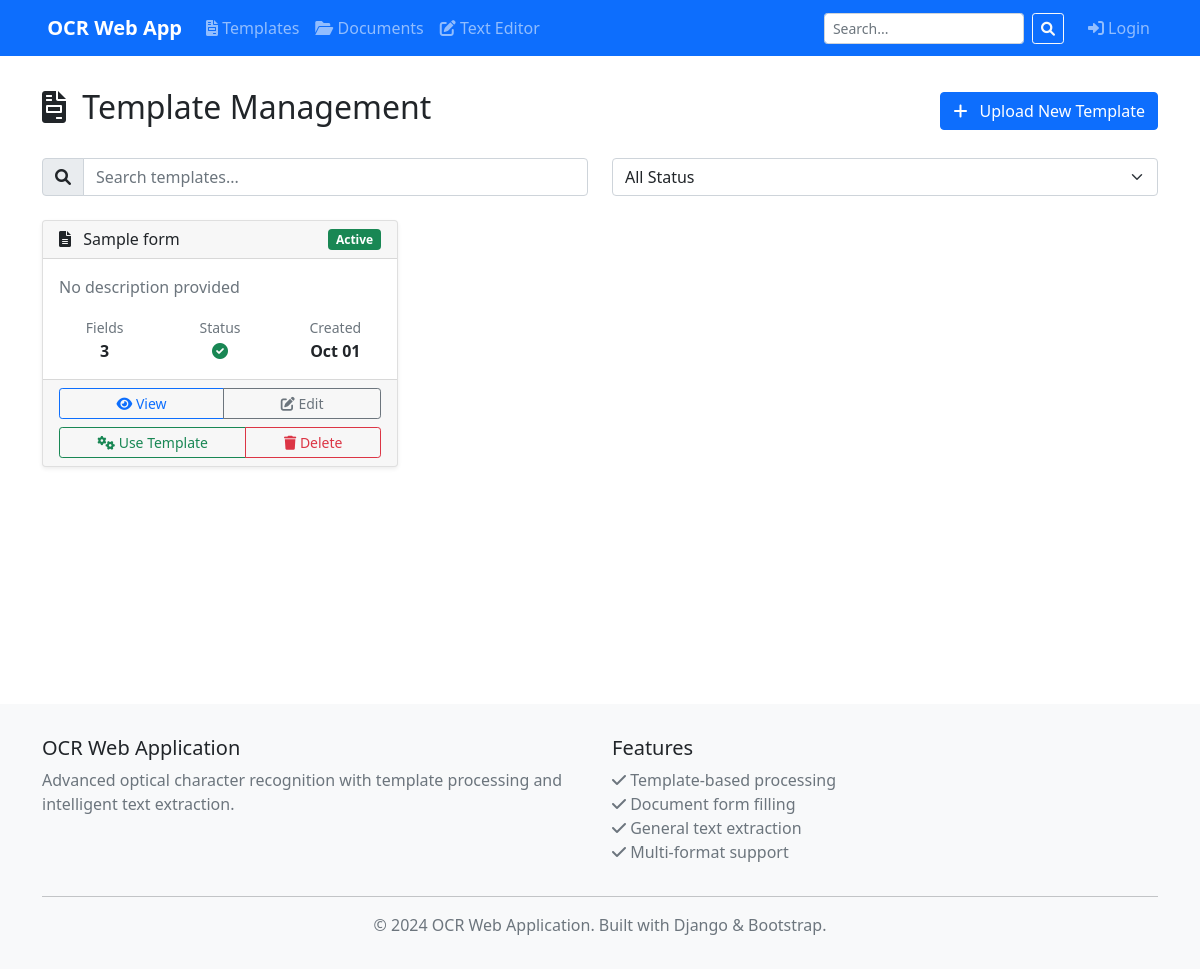
The page /templates/ on the database as committed earlier.
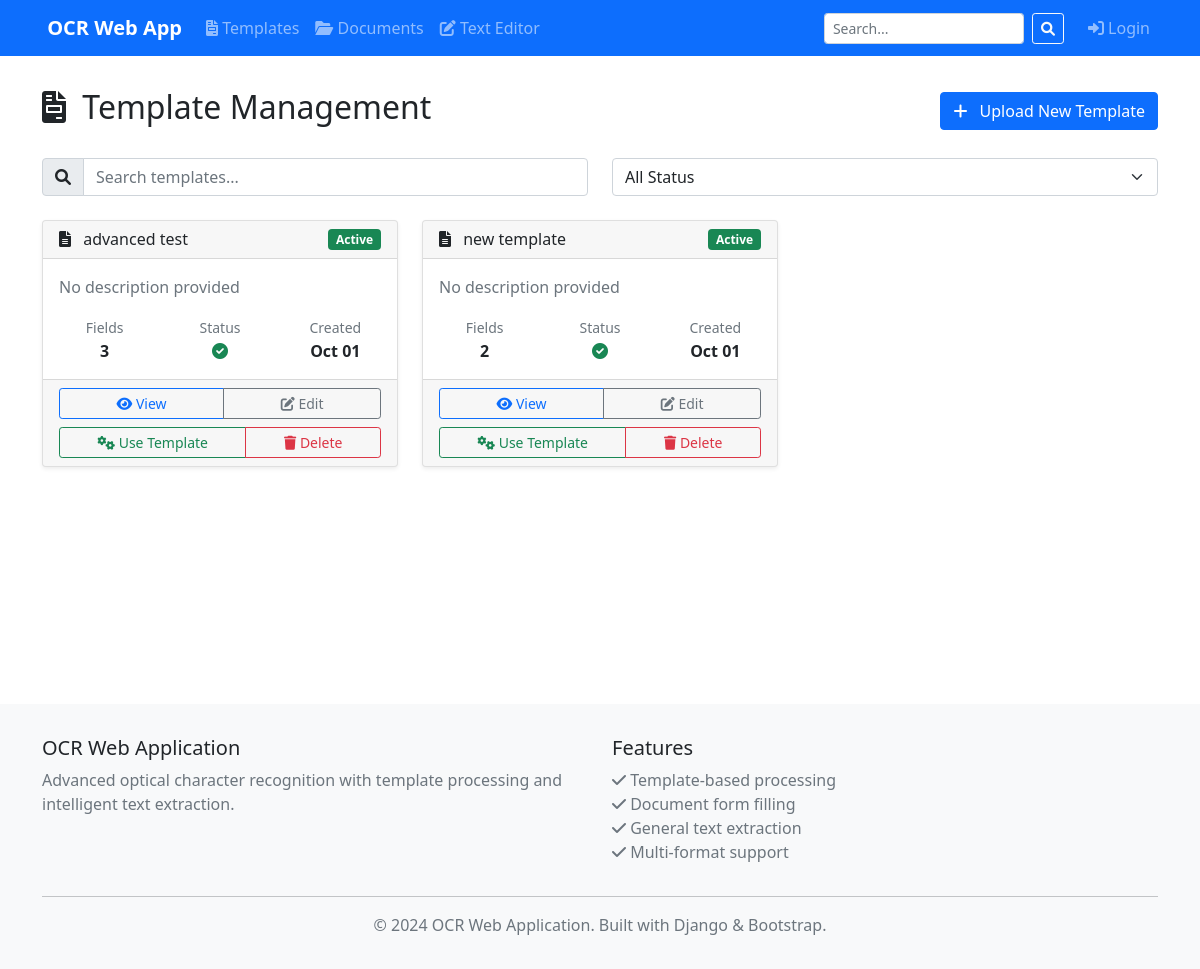
The same page on the database as committed later.
### templates/models.py (models this page shows, shortened)
class Template(models.Model):
    name = models.CharField(max_length=255, help_text="Name of the template")
    description = models.TextField(blank=True, null=True, help_text="Description of what this template is for")
    file_data = models.BinaryField(null=True, blank=True, help_text="Original template file data (stored in DB)")
    file_name = models.CharField(max_length=255, null=True, blank=True, help_text="Original filename")
    file_type = models.CharField(max_length=50, null=True, blank=True, help_text="File MIME type")
    file_size = models.IntegerField(null=True, blank=True, help_text="File size in bytes")
    excel_template_data = models.BinaryField(null=True, blank=True, help_text="Generated Excel template (stored in DB)")
    excel_template_name = models.CharField(max_length=255, null=True, blank=True, help_text="Excel template filename")
    visualization_data = models.BinaryField(null=True, blank=True, help_text="Detection visualization image (stored in DB)")
    visualization_name = models.CharField(max_length=255, null=True, blank=True, help_text="Visualization filename")
    file = models.FileField(upload_to='templates/', blank=True, null=True, help_text="Original template file (PDF/image) - deprecated")
    structure = models.JSONField(
        default=dict,
        help_text="JSON structure containing field names, positions, and coordinates"
    )
    created_by = models.ForeignKey(User, on_delete=models.CASCADE, null=True, blank=True)
    created_at = models.DateTimeField(auto_now_add=True)
    updated_at = models.DateTimeField(auto_now=True)
    is_active = models.BooleanField(default=True)
    PROCESSING_STATUS_CHOICES = [
        ('pending', 'Pending Processing'),
        ('processing', 'Processing'),
        ('completed', 'Processing Complete'),
        ('failed', 'Processing Failed'),
    ]
    processing_status = models.CharField(
        max_length=20,
        choices=PROCESSING_STATUS_CHOICES,
        default='pending'
    )
    class Meta:
        ordering = ['-created_at']
        verbose_name = "Template"
        verbose_name_plural = "Templates"
    @property
    def field_count(self):
        if not self.structure:
            return 0
        if 'headers' in self.structure:
            headers = self.structure['headers']
            if isinstance(headers, (list, dict)):
                return len(headers)
        if 'field_names' in self.structure:
            return len(self.structure['field_names'])
        if 'fields' in self.structure:
            fields = self.structure['fields']
            if isinstance(fields, (list, dict)):
                return len(fields)
        return 0

### templates/views.py (the view)
# urls.py: path('templates/', views.template_list, name='template_list'),
def template_list(request):
    templates = Template.objects.filter(is_active=True)
    return render(request, 'templates/template_list.html', {'templates': templates})

### templates/templates/template_list.html (shortened to what the changed rows need)
{% extends 'base/base.html' %}
{% block content %}
<div class="row">
    <div class="col-12">
        <div class="d-flex justify-content-between align-items-center mb-4">
            <h2>
                <i class="fas fa-file-invoice me-2"></i>
                Template Management
            </h2>
        </div>
    </div>
</div>
{% if templates %}
<div class="row" id="templatesGrid">
    {% for template in templates %}
    <div class="col-md-6 col-lg-4 mb-4 template-card" data-status="{{ template.processing_status }}">
        <div class="card h-100 shadow-sm">
            <div class="card-header d-flex justify-content-between align-items-center">
                <h6 class="mb-0">
                    <i class="fas fa-file-alt me-2"></i>
                    {{ template.name }}
                </h6>
                <span class="badge bg-{% if template.is_active %}success{% else %}secondary{% endif %}">
                    {% if template.is_active %}Active{% else %}Inactive{% endif %}
                </span>
            </div>
            <div class="card-body">
                <p class="card-text text-muted">
                    {{ template.description|default:"No description provided"|truncatechars:100 }}
                </p>
                <div class="row text-center">
                    <div class="col-4">
                        <small class="text-muted">Fields</small>
                        <div class="fw-bold">{{ template.field_count }}</div>
                    </div>
                    <div class="col-4">
                        <small class="text-muted">Status</small>
                        <div class="fw-bold">
                            {% if template.processing_status == 'completed' %}
                                <i class="fas fa-check-circle text-success"></i>
                            {% elif template.processing_status == 'processing' %}
                                <i class="fas fa-spinner fa-spin text-primary"></i>
                            {% elif template.processing_status == 'failed' %}
                                <i class="fas fa-exclamation-circle text-danger"></i>
                            {% else %}
                                <i class="fas fa-clock text-warning"></i>
                            {% endif %}
                        </div>
                    </div>
                    <div class="col-4">
                        <small class="text-muted">Created</small>
                        <div class="fw-bold">{{ template.created_at|date:"M d" }}</div>
                    </div>
                </div>
            </div>
            <div class="card-footer">
                <div class="d-grid gap-2">
                    <div class="btn-group" role="group">
                        <button type="button" class="btn btn-outline-primary btn-sm"
                                data-template-id="{{ template.id }}"
                                data-template-name="{{ template.name }}"
                                data-template-description="{{ template.description|default:'No description provided' }}"
                                data-template-fields="{{ template.field_count }}"
                                data-template-status="{{ template.processing_status }}"
                                data-template-created="{{ template.created_at|date:'M d, Y' }}"
                                data-template-active="{{ template.is_active|yesno:'true,false' }}"
                                data-template-file="{{ template.file.url }}"
                                onclick="showTemplatePreview(this)">
                            <i class="fas fa-eye"></i>
                            View
                        </button>
                        <a href="{% url 'templates:template_edit' template.id %}" class="btn btn-outline-secondary btn-sm">
                            <i class="fas fa-edit"></i>
                            Edit
                        </a>
                    </div>
                    <div class="btn-group" role="group">
                        <a href="{% url 'templates:process_template' template.id %}" class="btn btn-outline-success btn-sm">
                            <i class="fas fa-cogs"></i>
                            Use Template
                        </a>
                        <button type="button" class="btn btn-outline-danger btn-sm"
                                data-template-id="{{ template.id }}"
                                data-template-name="{{ template.name }}"
                                onclick="confirmDeleteTemplate(this)">
                            <i class="fas fa-trash"></i>
                            Delete
                        </button>
                    </div>
                </div>
            </div>
        </div>
    </div>
    {% endfor %}
</div>
{% endif %}
{% endblock %}

Rows that differ between the two databases and show on the page:
removed Template: name "Sample form", is_active "Active", description "No description provided", field_count "3", processing_status "completed" (drawn), created_at "Oct 01"
added Template: name "advanced test", is_active "Active", description "No description provided", field_count "3", processing_status "completed" (drawn), created_at "Oct 01"
added Template: name "new template", is_active "Active", description "No description provided", field_count "2", processing_status "completed" (drawn), created_at "Oct 01"
